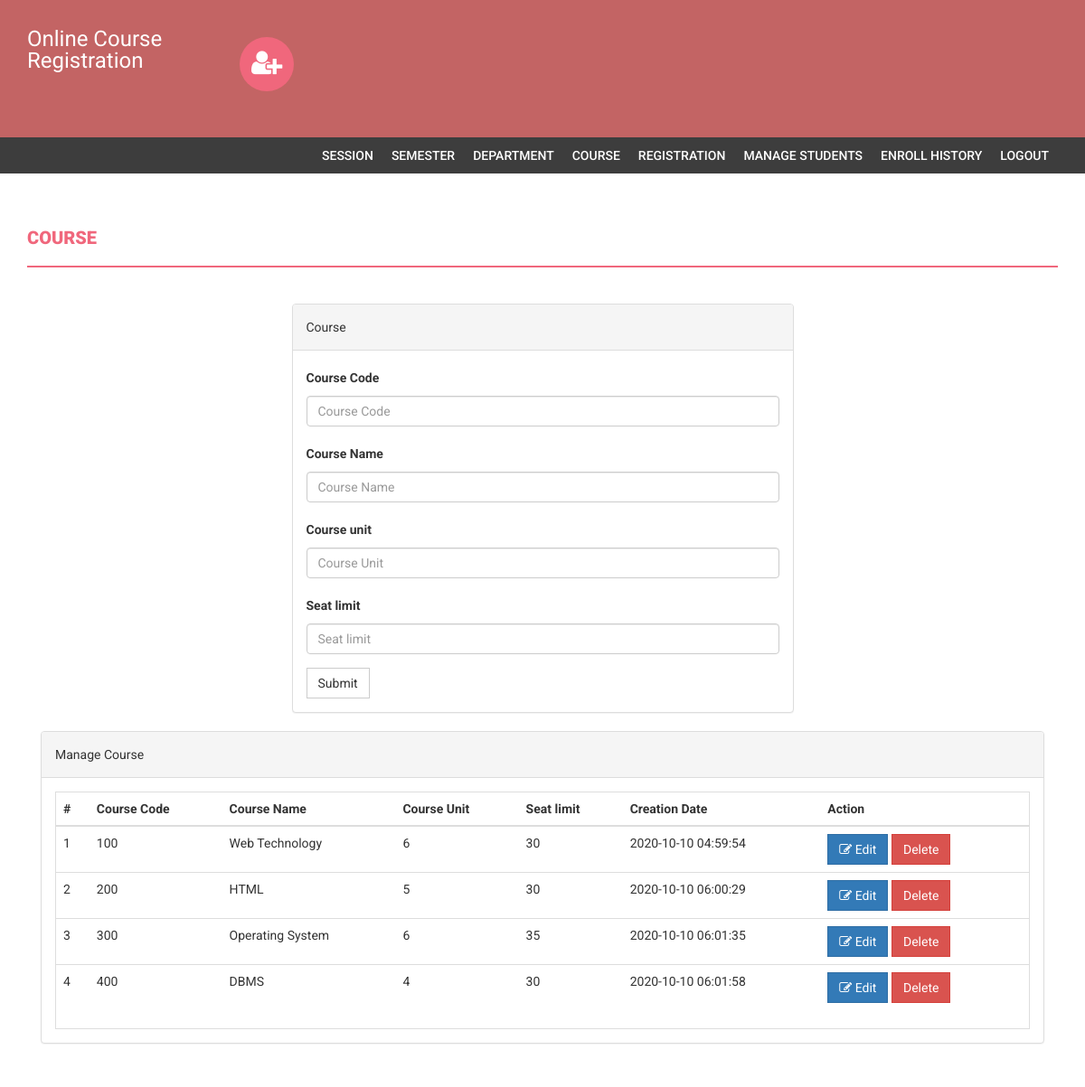
Page /admin/course.php (signed in) on the committed database.
### tables this page shows
CREATE TABLE `course` (
  `id` int(11) NOT NULL,
  `courseCode` varchar(255) DEFAULT NULL,
  `courseName` varchar(255) DEFAULT NULL,
  `courseUnit` varchar(255) DEFAULT NULL,
  `noofSeats` int(11) DEFAULT NULL,
  `creationDate` timestamp NULL DEFAULT current_timestamp(),
  `updationDate` varchar(255) DEFAULT NULL
);

### admin/course.php (the view, shortened to what this page needs)
<?php
if(strlen($_SESSION['alogin'])==0)
    {
header('location:index.php');
}
else{
?>
<!DOCTYPE html>
<html xmlns="http://www.w3.org/1999/xhtml">
<head>
    <link href="assets/css/bootstrap.css" rel="stylesheet" />
    <link href="assets/css/font-awesome.css" rel="stylesheet" />
    <link href="assets/css/style.css" rel="stylesheet" />
</head>
<body>
<?php include('includes/header.php');?>
<?php if($_SESSION['alogin']!="")
{
 include('includes/menubar.php');
}
 ?>
    <div class="content-wrapper">
        <div class="container">
              <div class="row">
                    <div class="col-md-12">
                        <h1 class="page-head-line">Course  </h1>
                    </div>
                </div>
                <div class="row" >
                  <div class="col-md-3"></div>
                    <div class="col-md-6">
                        <div class="panel panel-default">
                        <div class="panel-heading">
                           Course
                        </div>
                        <div class="panel-body">
                       <form name="dept" method="post">
   <div class="form-group">
    <label for="coursecode">Course Code  </label>
    <input type="text" class="form-control" id="coursecode" name="coursecode" placeholder="Course Code" required />
  </div>
 <div class="form-group">
    <label for="coursename">Course Name  </label>
    <input type="text" class="form-control" id="coursename" name="coursename" placeholder="Course Name" required />
  </div>
<div class="form-group">
    <label for="courseunit">Course unit  </label>
    <input type="text" class="form-control" id="courseunit" name="courseunit" placeholder="Course Unit" required />
  </div>
<div class="form-group">
    <label for="seatlimit">Seat limit  </label>
    <input type="text" class="form-control" id="seatlimit" name="seatlimit" placeholder="Seat limit" required />
  </div>
 <button type="submit" name="submit" class="btn btn-default">Submit</button>
</form>
                            </div>
                            </div>
                    </div>
                </div>
                <div class="col-md-12">
                    <div class="panel panel-default">
                        <div class="panel-heading">
                            Manage Course
                        </div>
                        <div class="panel-body">
                            <div class="table-responsive table-bordered">
                                <table class="table">
                                    <thead>
                                        <tr>
                                            <th>#</th>
                                            <th>Course Code</th>
                                            <th>Course Name </th>
                                            <th>Course Unit</th>
                                            <th>Seat limit</th>
                                             <th>Creation Date</th>
                                             <th>Action</th>
                                        </tr>
                                    </thead>
                                    <tbody>
<?php
$sql=mysqli_query($con,"select * from course");
$cnt=1;
while($row=mysqli_fetch_array($sql))
{
?>
                                        <tr>
                                            <td><?php echo $cnt;?></td>
                                            <td><?php echo htmlentities($row['courseCode']);?></td>
                                            <td><?php echo htmlentities($row['courseName']);?></td>
                                            <td><?php echo htmlentities($row['courseUnit']);?></td>
                                             <td><?php echo htmlentities($row['noofSeats']);?></td>
                                            <td><?php echo htmlentities($row['creationDate']);?></td>
                                            <td>
                                            <a href="edit-course.php?id=<?php echo $row['id']?>">
<button class="btn btn-primary"><i class="fa fa-edit "></i> Edit</button> </a>
  <a href="course.php?id=<?php echo $row['id']?>&del=delete" onClick="return confirm('Are you sure you want to delete?')">
                                            <button class="btn btn-danger">Delete</button>
</a>
                                            </td>
                                        </tr>
<?php
$cnt++;
} ?>
                                    </tbody>
                                </table>
                            </div>
                        </div>
                    </div>
                </div>
            </div>
        </div>
</body>
</html>
<?php } ?>

### admin/assets/css/style.css (style rules this page uses)
body { font-family: 'Roboto', sans-serif; line-height: 30px; }
.content-wrapper { margin-top: 40px; min-height: 600px; padding-bottom: 60px; }
.page-head-line { font-weight: 900; padding-bottom: 20px; border-bottom: 2px solid #F0677C; text-transform: uppercase; color: #F0677C; font-size: 20px; margin-bottom: 40px; }
.btn { border-radius: 0px; -webkit-border-radius: 0px; -moz-border-radius: 0px; }

### rows in the picture
course: courseCode "100", courseName "Web Technology", courseUnit "6", noofSeats "30", creationDate "2020-10-10 04:59:54"
course: courseCode "200", courseName "HTML", courseUnit "5", noofSeats "30", creationDate "2020-10-10 06:00:29"
course: courseCode "300", courseName "Operating System", courseUnit "6", noofSeats "35", creationDate "2020-10-10 06:01:35"
course: courseCode "400", courseName "DBMS", courseUnit "4", noofSeats "30", creationDate "2020-10-10 06:01:58"
